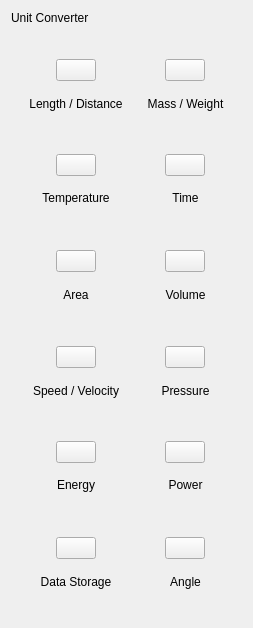
            <widget class="QWidget" name="scrollAreaWidgetContents">
             <property name="geometry">
              <rect>
               <x>0</x>
               <y>0</y>
               <width>252</width>
               <height>628</height>
              </rect>
             </property>
             <layout class="QVBoxLayout" name="verticalLayout_5">
              <item>
               <widget class="QLabel" name="unit_converter_label">
                <property name="sizePolicy">
                 <sizepolicy hsizetype="Preferred" vsizetype="Fixed">
                  <horstretch>0</horstretch>
                  <verstretch>0</verstretch>
                 </sizepolicy>
                </property>
                <property name="text">
                 <string>Unit Converter</string>
                </property>
               </widget>
              </item>
              <item>
               <widget class="QFrame" name="unit_conatiner_frame">
                <layout class="QGridLayout" name="gridLayout_2">
                 <item row="2" column="0">
                  <widget class="QFrame" name="verticalFrame">
                   <layout class="QVBoxLayout" name="verticalLayout_9">
                    <item>
                     <layout class="QHBoxLayout" name="horizontalLayout_20">
                      <item>
                       <widget class="QPushButton" name="Area_unit_btn">
                        <property name="sizePolicy">
                         <sizepolicy hsizetype="Fixed" vsizetype="Fixed">
                          <horstretch>0</horstretch>
                          <verstretch>0</verstretch>
                         </sizepolicy>
                        </property>
                        <property name="cursor">
                         <cursorShape>PointingHandCursor</cursorShape>
                        </property>
                        <property name="text">
                         <string/>
                        </property>
                        <property name="icon">
                         <iconset>
                          <normalon>:/resources/units_icons/square-black.svg</normalon>
                         </iconset>
                        </property>
                        <property name="iconSize">
                         <size>
                          <width>48</width>
                          <height>48</height>
                         </size>
                        </property>
                       </widget>
                      </item>
                     </layout>
                    </item>
                    <item>
                     <widget class="QLabel" name="Area_unit_label">
                      <property name="sizePolicy">
                       <sizepolicy hsizetype="Preferred" vsizetype="Fixed">
                        <horstretch>0</horstretch>
                        <verstretch>0</verstretch>
                       </sizepolicy>
                      </property>
                      <property name="text">
                       <string>Area</string>
                      </property>
                      <property name="alignment">
                       <set>Qt::AlignmentFlag::AlignCenter</set>
                      </property>
                     </widget>
                    </item>
                   </layout>
                  </widget>
                 </item>
                 <item row="3" column="0">
                  <widget class="QFrame" name="verticalFrame">
                   <layout class="QVBoxLayout" name="verticalLayout_7">
                    <item>
                     <layout class="QHBoxLayout" name="horizontalLayout_22">
                      <item>
                       <widget class="QPushButton" name="speed_velocity_unit_btn">
                        <property name="sizePolicy">
                         <sizepolicy hsizetype="Fixed" vsizetype="Fixed">
                          <horstretch>0</horstretch>
                          <verstretch>0</verstretch>
                         </sizepolicy>
                        </property>
                        <property name="cursor">
                         <cursorShape>PointingHandCursor</cursorShape>
                        </property>
                        <property name="text">
                         <string/>
                        </property>
                        <property name="icon">
                         <iconset>
                          <normalon>:/resources/units_icons/speedometer-black.svg</normalon>
                         </iconset>
                        </property>
                        <property name="iconSize">
                         <size>
                          <width>48</width>
                          <height>48</height>
                         </size>
                        </property>
                       </widget>
                      </item>
                     </layout>
                    </item>
                    <item>
                     <widget class="QLabel" name="speed_velocity_unit_label">
                      <property name="sizePolicy">
                       <sizepolicy hsizetype="Preferred" vsizetype="Fixed">
                        <horstretch>0</horstretch>
                        <verstretch>0</verstretch>
                       </sizepolicy>
                      </property>
                      <property name="text">
                       <string>Speed / Velocity</string>
                      </property>
                      <property name="alignment">
                       <set>Qt::AlignmentFlag::AlignCenter</set>
                      </property>
                     </widget>
                    </item>
                   </layout>
                  </widget>
                 </item>
                 <item row="0" column="1">
                  <widget class="QFrame" name="verticalFrame_2">
                   <layout class="QVBoxLayout" name="verticalLayout_11">
                    <item>
                     <layout class="QHBoxLayout" name="horizontalLayout_17">
                      <item>
                       <widget class="QPushButton" name="mass_weight_unit_btn">
                        <property name="sizePolicy">
                         <sizepolicy hsizetype="Fixed" vsizetype="Fixed">
                          <horstretch>0</horstretch>
                          <verstretch>0</verstretch>
                         </sizepolicy>
                        </property>
                        <property name="cursor">
                         <cursorShape>PointingHandCursor</cursorShape>
                        </property>
                        <property name="text">
                         <string/>
                        </property>
                        <property name="icon">
                         <iconset>
                          <normalon>:/resources/units_icons/Weight-black.svg</normalon>
                         </iconset>
                        </property>
                        <property name="iconSize">
                         <size>
                          <width>48</width>
                          <height>48</height>
                         </size>
                        </property>
                       </widget>
                      </item>
                     </layout>
                    </item>
                    <item>
                     <widget class="QLabel" name="mass_weight_unit_label">
                      <property name="sizePolicy">
                       <sizepolicy hsizetype="Preferred" vsizetype="Fixed">
                        <horstretch>0</horstretch>
                        <verstretch>0</verstretch>
                       </sizepolicy>
                      </property>
                      <property name="text">
                       <string>Mass / Weight</string>
                      </property>
                      <property name="alignment">
                       <set>Qt::AlignmentFlag::AlignCenter</set>
                      </property>
                     </widget>
                    </item>
                   </layout>
                  </widget>
                 </item>
                 <item row="1" column="1">
                  <widget class="QFrame" name="verticalFrame">
                   <layout class="QVBoxLayout" name="verticalLayout_10">
                    <item>
                     <layout class="QHBoxLayout" name="horizontalLayout_19">
                      <item>
                       <widget class="QPushButton" name="Time_unit_btn">
                        <property name="sizePolicy">
                         <sizepolicy hsizetype="Fixed" vsizetype="Fixed">
                          <horstretch>0</horstretch>
                          <verstretch>0</verstretch>
                         </sizepolicy>
                        </property>
                        <property name="cursor">
                         <cursorShape>PointingHandCursor</cursorShape>
                        </property>
                        <property name="text">
                         <string/>
                        </property>
                        <property name="icon">
                         <iconset>
                          <normalon>:/resources/units_icons/clock-black.svg</normalon>
                         </iconset>
                        </property>
                        <property name="iconSize">
                         <size>
                          <width>48</width>
                          <height>48</height>
                         </size>
                        </property>
                       </widget>
                      </item>
                     </layout>
                    </item>
                    <item>
                     <widget class="QLabel" name="Time_unit_label">
                      <property name="sizePolicy">
                       <sizepolicy hsizetype="Preferred" vsizetype="Fixed">
                        <horstretch>0</horstretch>
                        <verstretch>0</verstretch>
                       </sizepolicy>
                      </property>
                      <property name="text">
                       <string>Time</string>
                      </property>
                      <property name="alignment">
                       <set>Qt::AlignmentFlag::AlignCenter</set>
                      </property>
                     </widget>
                    </item>
                   </layout>
                  </widget>
                 </item>
                 <item row="0" column="0">
                  <widget class="QFrame" name="verticalFrame">
                   <property name="maximumSize">
                    <size>
                     <width>16777215</width>
                     <height>16777215</height>
                    </size>
                   </property>
                   <layout class="QVBoxLayout" name="verticalLayout_6">
                    <item>
                     <layout class="QHBoxLayout" name="horizontalLayout_16">
                      <item>
                       <widget class="QPushButton" name="length_distance_unit_btn">
                        <property name="sizePolicy">
                         <sizepolicy hsizetype="Fixed" vsizetype="Fixed">
                          <horstretch>0</horstretch>
                          <verstretch>0</verstretch>
                         </sizepolicy>
                        </property>
                        <property name="cursor">
                         <cursorShape>PointingHandCursor</cursorShape>
                        </property>
                        <property name="text">
                         <string/>
                        </property>
                        <property name="icon">
                         <iconset>
                          <normalon>:/resources/units_icons/ruler-black.svg</normalon>
                         </iconset>
                        </property>
                        <property name="iconSize">
                         <size>
                          <width>48</width>
                          <height>48</height>
                         </size>
                        </property>
                       </widget>
                      </item>
                     </layout>
                    </item>
                    <item>
                     <widget class="QLabel" name="length_distance_unit_label">
                      <property name="sizePolicy">
                       <sizepolicy hsizetype="Preferred" vsizetype="Fixed">
                        <horstretch>0</horstretch>
                        <verstretch>0</verstretch>
                       </sizepolicy>
                      </property>
                      <property name="text">
                       <string>Length / Distance</string>
                      </property>
                      <property name="alignment">
                       <set>Qt::AlignmentFlag::AlignCenter</set>
                      </property>
                     </widget>
                    </item>
                   </layout>
                  </widget>
                 </item>
                 <item row="2" column="1">
                  <widget class="QFrame" name="verticalFrame_3">
                   <layout class="QVBoxLayout" name="verticalLayout_12">
                    <item>
                     <layout class="QHBoxLayout" name="horizontalLayout_21">
                      <item>
                       <widget class="QPushButton" name="Volume_unit_btn">
                        <property name="sizePolicy">
                         <sizepolicy hsizetype="Fixed" vsizetype="Fixed">
                          <horstretch>0</horstretch>
                          <verstretch>0</verstretch>
                         </sizepolicy>
                        </property>
                        <property name="cursor">
                         <cursorShape>PointingHandCursor</cursorShape>
                        </property>
                        <property name="text">
                         <string/>
                        </property>
                        <property name="icon">
                         <iconset>
                          <normalon>:/resources/units_icons/bottle-black.svg</normalon>
                         </iconset>
                        </property>
                        <property name="iconSize">
                         <size>
                          <width>48</width>
                          <height>48</height>
                         </size>
                        </property>
                       </widget>
                      </item>
                     </layout>
                    </item>
                    <item>
                     <widget class="QLabel" name="Volume_unit_label">
                      <property name="sizePolicy">
                       <sizepolicy hsizetype="Preferred" vsizetype="Fixed">
                        <horstretch>0</horstretch>
                        <verstretch>0</verstretch>
                       </sizepolicy>
                      </property>
                      <property name="text">
                       <string>Volume</string>
                      </property>
                      <property name="alignment">
                       <set>Qt::AlignmentFlag::AlignCenter</set>
                      </property>
                     </widget>
                    </item>
                   </layout>
                  </widget>
                 </item>
                 <item row="5" column="0">
                  <widget class="QFrame" name="verticalFrame_2">
                   <layout class="QVBoxLayout" name="verticalLayout_15">
                    <item>
                     <layout class="QHBoxLayout" name="horizontalLayout_24">
                      <item>
                       <widget class="QPushButton" name="Energy_unit_btn">
                        <property name="sizePolicy">
                         <sizepolicy hsizetype="Fixed" vsizetype="Fixed">
                          <horstretch>0</horstretch>
                          <verstretch>0</verstretch>
                         </sizepolicy>
                        </property>
                        <property name="cursor">
                         <cursorShape>PointingHandCursor</cursorShape>
                        </property>
                        <property name="text">
                         <string/>
                        </property>
                        <property name="icon">
                         <iconset>
                          <normalon>:/resources/units_icons/Energy-black.svg</normalon>
                         </iconset>
                        </property>
                        <property name="iconSize">
                         <size>
                          <width>48</width>
                          <height>48</height>
                         </size>
                        </property>
                       </widget>
                      </item>
                     </layout>
                    </item>
                    <item>
                     <widget class="QLabel" name="Energy_unit_label">
                      <property name="sizePolicy">
                       <sizepolicy hsizetype="Preferred" vsizetype="Fixed">
                        <horstretch>0</horstretch>
                        <verstretch>0</verstretch>
                       </sizepolicy>
                      </property>
                      <property name="text">
                       <string>Energy</string>
                      </property>
                      <property name="alignment">
                       <set>Qt::AlignmentFlag::AlignCenter</set>
                      </property>
                     </widget>
                    </item>
                   </layout>
                  </widget>
                 </item>
                 <item row="1" column="0">
                  <widget class="QFrame" name="verticalFrame">
                   <layout class="QVBoxLayout" name="verticalLayout_8">
                    <item>
                     <layout class="QHBoxLayout" name="horizontalLayout_18">
                      <item>
                       <widget class="QPushButton" name="Temperature_unit_btn">
                        <property name="sizePolicy">
                         <sizepolicy hsizetype="Fixed" vsizetype="Fixed">
                          <horstretch>0</horstretch>
                          <verstretch>0</verstretch>
                         </sizepolicy>
                        </property>
                        <property name="cursor">
                         <cursorShape>PointingHandCursor</cursorShape>
                        </property>
                        <property name="text">
                         <string/>
                        </property>
                        <property name="icon">
                         <iconset>
                          <normalon>:/resources/units_icons/thermometer-black.svg</normalon>
                         </iconset>
                        </property>
                        <property name="iconSize">
                         <size>
                          <width>48</width>
                          <height>48</height>
                         </size>
                        </property>
                       </widget>
                      </item>
                     </layout>
                    </item>
                    <item>
                     <widget class="QLabel" name="Temperature_unit_label">
                      <property name="sizePolicy">
                       <sizepolicy hsizetype="Preferred" vsizetype="Fixed">
                        <horstretch>0</horstretch>
                        <verstretch>0</verstretch>
                       </sizepolicy>
                      </property>
                      <property name="text">
                       <string>Temperature</string>
                      </property>
                      <property name="alignment">
                       <set>Qt::AlignmentFlag::AlignCenter</set>
                      </property>
                     </widget>
                    </item>
                   </layout>
                  </widget>
                 </item>
                 <item row="6" column="1">
                  <widget class="QFrame" name="verticalFrame_4">
                   <layout class="QVBoxLayout" name="verticalLayout_17">
                    <item>
                     <layout class="QHBoxLayout" name="horizontalLayout_27">
                      <item>
                       <widget class="QPushButton" name="Angle_unit_btn">
                        <property name="sizePolicy">
                         <sizepolicy hsizetype="Fixed" vsizetype="Fixed">
                          <horstretch>0</horstretch>
                          <verstretch>0</verstretch>
                         </sizepolicy>
                        </property>
                        <property name="cursor">
                         <cursorShape>PointingHandCursor</cursorShape>
                        </property>
                        <property name="text">
                         <string/>
                        </property>
                        <property name="icon">
                         <iconset>
                          <normalon>:/resources/units_icons/Angle-black.svg</normalon>
                         </iconset>
                        </property>
                        <property name="iconSize">
                         <size>
                          <width>48</width>
                          <height>48</height>
                         </size>
                        </property>
                       </widget>
                      </item>
                     </layout>
                    </item>
                    <item>
                     <widget class="QLabel" name="Angle_unit_label">
                      <property name="sizePolicy">
                       <sizepolicy hsizetype="Preferred" vsizetype="Fixed">
                        <horstretch>0</horstretch>
                        <verstretch>0</verstretch>
                       </sizepolicy>
                      </property>
                      <property name="text">
                       <string>Angle</string>
                      </property>
                      <property name="alignment">
                       <set>Qt::AlignmentFlag::AlignCenter</set>
                      </property>
                     </widget>
                    </item>
                   </layout>
                  </widget>
                 </item>
                 <item row="3" column="1">
                  <widget class="QFrame" name="verticalFrame_4">
                   <layout class="QVBoxLayout" name="verticalLayout_13">
                    <item>
                     <layout class="QHBoxLayout" name="horizontalLayout_23">
                      <item>
                       <widget class="QPushButton" name="Pressure_unit_btn">
                        <property name="sizePolicy">
                         <sizepolicy hsizetype="Fixed" vsizetype="Fixed">
                          <horstretch>0</horstretch>
                          <verstretch>0</verstretch>
                         </sizepolicy>
                        </property>
                        <property name="cursor">
                         <cursorShape>PointingHandCursor</cursorShape>
                        </property>
                        <property name="text">
                         <string/>
                        </property>
                        <property name="icon">
                         <iconset>
                          <normalon>:/resources/units_icons/Pressure-black.svg</normalon>
                         </iconset>
                        </property>
                        <property name="iconSize">
                         <size>
                          <width>48</width>
                          <height>48</height>
                         </size>
                        </property>
                       </widget>
                      </item>
                     </layout>
                    </item>
                    <item>
                     <widget class="QLabel" name="Pressure_unit_label">
                      <property name="sizePolicy">
                       <sizepolicy hsizetype="Preferred" vsizetype="Fixed">
                        <horstretch>0</horstretch>
                        <verstretch>0</verstretch>
                       </sizepolicy>
                      </property>
                      <property name="text">
                       <string>Pressure</string>
                      </property>
                      <property name="alignment">
                       <set>Qt::AlignmentFlag::AlignCenter</set>
                      </property>
                     </widget>
                    </item>
                   </layout>
                  </widget>
                 </item>
                 <item row="5" column="1">
                  <widget class="QFrame" name="verticalFrame_3">
                   <layout class="QVBoxLayout" name="verticalLayout_16">
                    <item>
                     <layout class="QHBoxLayout" name="horizontalLayout_25">
                      <item>
                       <widget class="QPushButton" name="Power_unit_btn">
                        <property name="sizePolicy">
                         <sizepolicy hsizetype="Fixed" vsizetype="Fixed">
                          <horstretch>0</horstretch>
                          <verstretch>0</verstretch>
                         </sizepolicy>
                        </property>
                        <property name="cursor">
                         <cursorShape>PointingHandCursor</cursorShape>
                        </property>
                        <property name="text">
                         <string/>
                        </property>
                        <property name="icon">
                         <iconset>
                          <normalon>:/resources/units_icons/plug-black.svg</normalon>
                         </iconset>
                        </property>
                        <property name="iconSize">
                         <size>
                          <width>48</width>
                          <height>48</height>
                         </size>
                        </property>
                       </widget>
                      </item>
                     </layout>
                    </item>
                    <item>
                     <widget class="QLabel" name="Power_unit_label">
                      <property name="sizePolicy">
                       <sizepolicy hsizetype="Preferred" vsizetype="Fixed">
                        <horstretch>0</horstretch>
                        <verstretch>0</verstretch>
                       </sizepolicy>
                      </property>
                      <property name="text">
                       <string>Power</string>
                      </property>
                      <property name="alignment">
                       <set>Qt::AlignmentFlag::AlignCenter</set>
                      </property>
                     </widget>
                    </item>
                   </layout>
                  </widget>
                 </item>
                 <item row="6" column="0">
                  <widget class="QFrame" name="verticalFrame">
                   <layout class="QVBoxLayout" name="verticalLayout_14">
                    <item>
                     <layout class="QHBoxLayout" name="horizontalLayout_26">
                      <item>
                       <widget class="QPushButton" name="data_storage_unit_btn">
                        <property name="sizePolicy">
                         <sizepolicy hsizetype="Fixed" vsizetype="Fixed">
                          <horstretch>0</horstretch>
                          <verstretch>0</verstretch>
                         </sizepolicy>
                        </property>
                        <property name="cursor">
                         <cursorShape>PointingHandCursor</cursorShape>
                        </property>
                        <property name="text">
                         <string/>
                        </property>
                        <property name="icon">
                         <iconset>
                          <normalon>:/resources/units_icons/hdd-black.svg</normalon>
                         </iconset>
                        </property>
                        <property name="iconSize">
                         <size>
                          <width>48</width>
                          <height>48</height>
                         </size>
                        </property>
                       </widget>
                      </item>
                     </layout>
                    </item>
                    <item>
                     <widget class="QLabel" name="data_storage_unit_label">
                      <property name="sizePolicy">
                       <sizepolicy hsizetype="Preferred" vsizetype="Fixed">
                        <horstretch>0</horstretch>
                        <verstretch>0</verstretch>
                       </sizepolicy>
                      </property>
                      <property name="text">
                       <string>Data Storage</string>
                      </property>
                      <property name="alignment">
                       <set>Qt::AlignmentFlag::AlignCenter</set>
                      </property>
                     </widget>
                    </item>
                   </layout>
                  </widget>
                 </item>
                </layout>
               </widget>
              </item>
             </layout>
            </widget>
